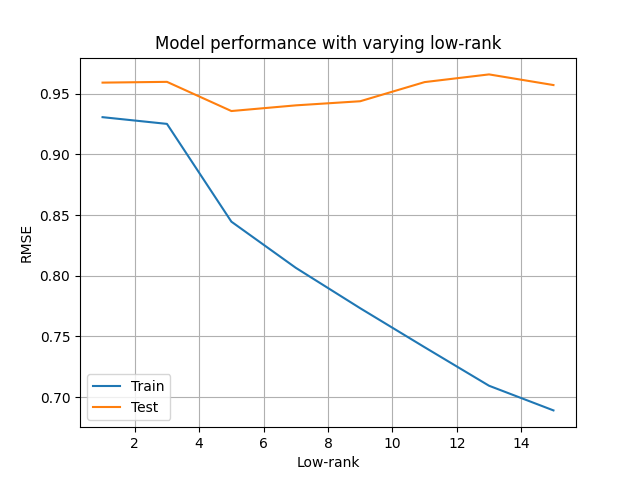

Python code for this plot:
import scipy.io
import numpy as np
import matplotlib.pyplot as plt
import sys
from myRecommender import run

cell = scipy.io.loadmat('movie_data.mat')
rate_mat = cell['train']
test_mat = cell['test']

def rmse(u, v, mat):
    mask = mat > 0
    res = np.sum(((u.dot(v.T) - mat) * mask) ** 2) / float(np.sum(mask))
    return np.sqrt(res)

max_iter = 1500
learning_rate = 0.0001
reg_coef = 0.2
lrs = [1, 3, 5, 7, 9, 11, 13, 15]
rmses = np.zeros((len(lrs), 2)) # 2 for train and test.
for i, lr in enumerate(lrs):
    U, V = run(rate_mat, lr, True, learning_rate, reg_coef, max_iter)
    rmse_val = rmse(U, V, rate_mat)
    rmse_test = rmse(U, V, test_mat)
    rmses[i] = [rmse_val, rmse_test]

plt.plot(lrs, rmses[:, 0], label='Train')
plt.plot(lrs, rmses[:, 1], label='Test')
plt.xlabel('Low-rank')
plt.ylabel('RMSE')
plt.legend()
plt.grid()
plt.title('Model performance with varying low-rank')
plt.savefig(sys.argv[1] if len(sys.argv) > 1 else 'evaluate.png')
